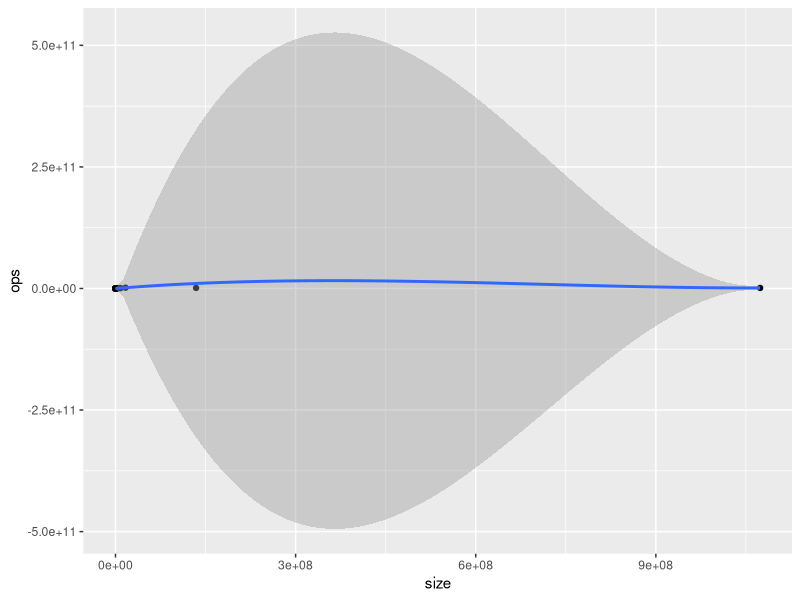
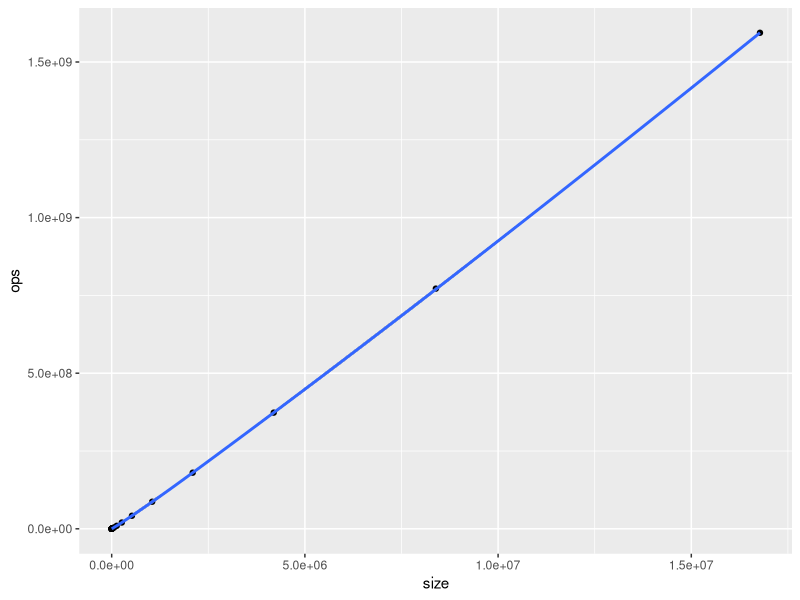
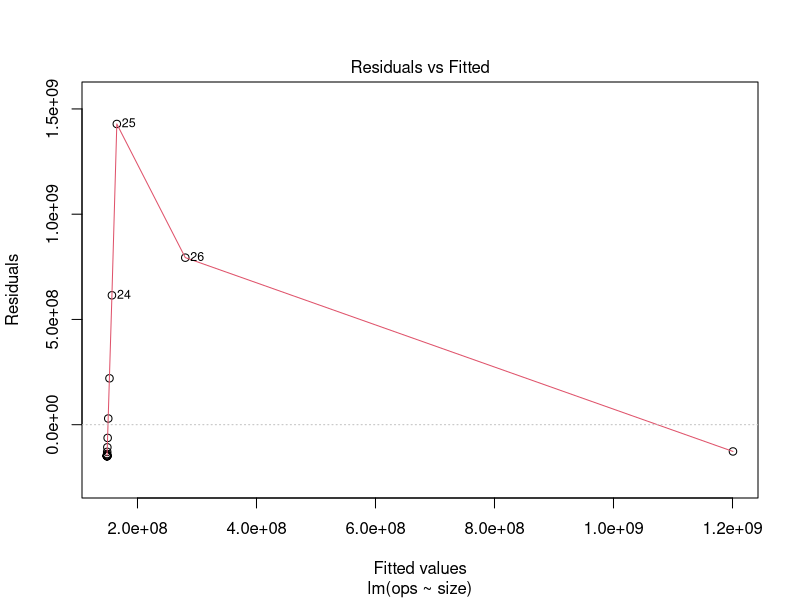
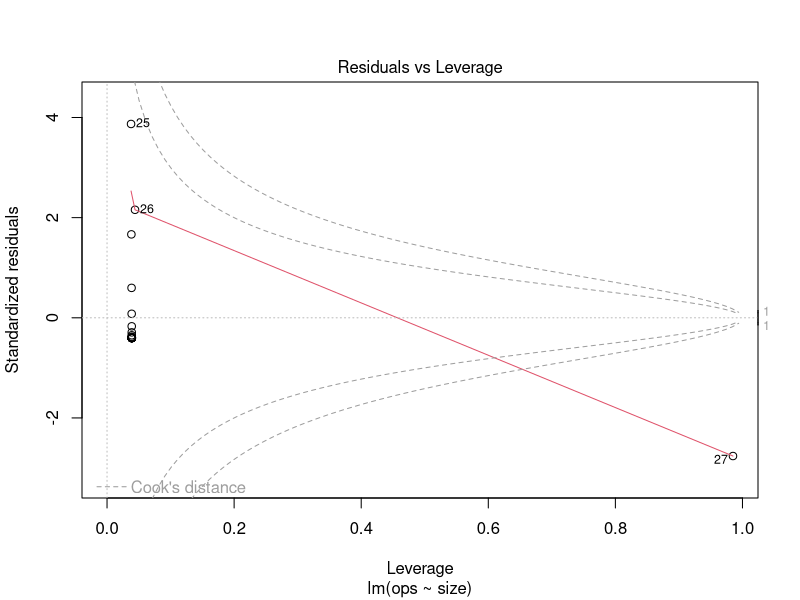
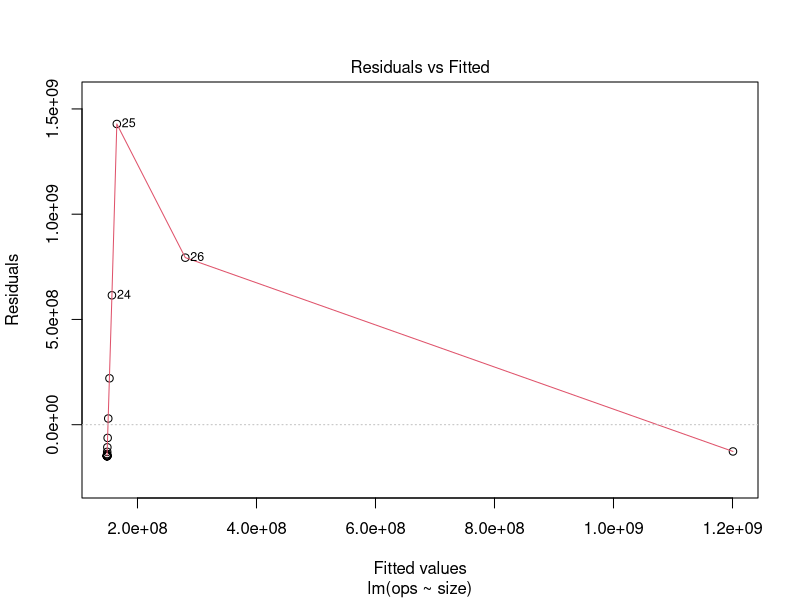
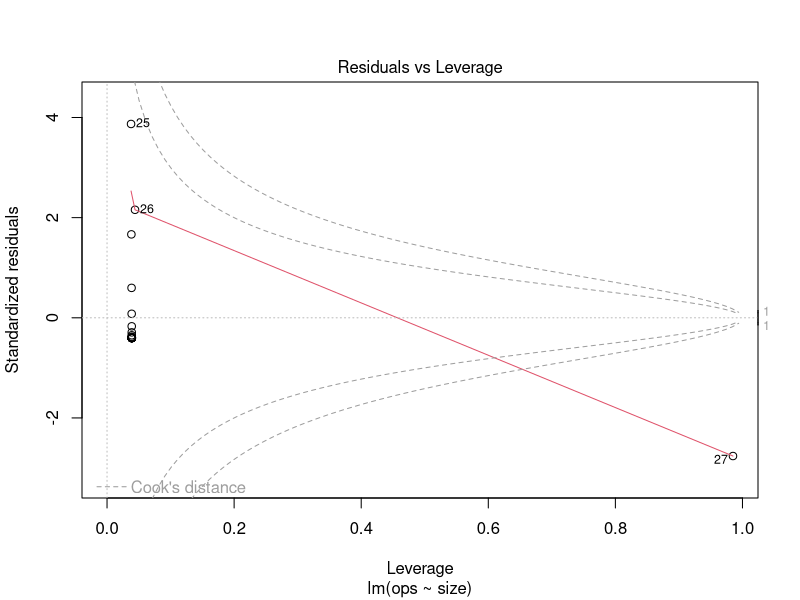
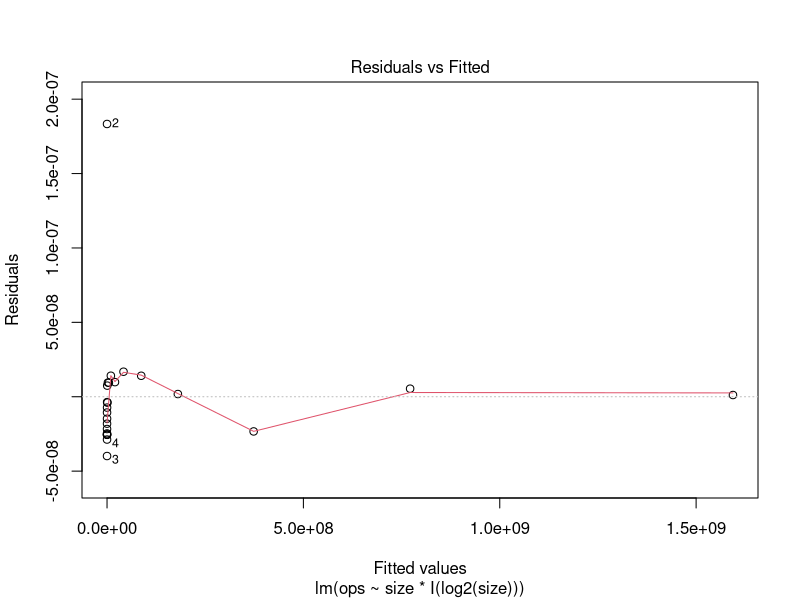
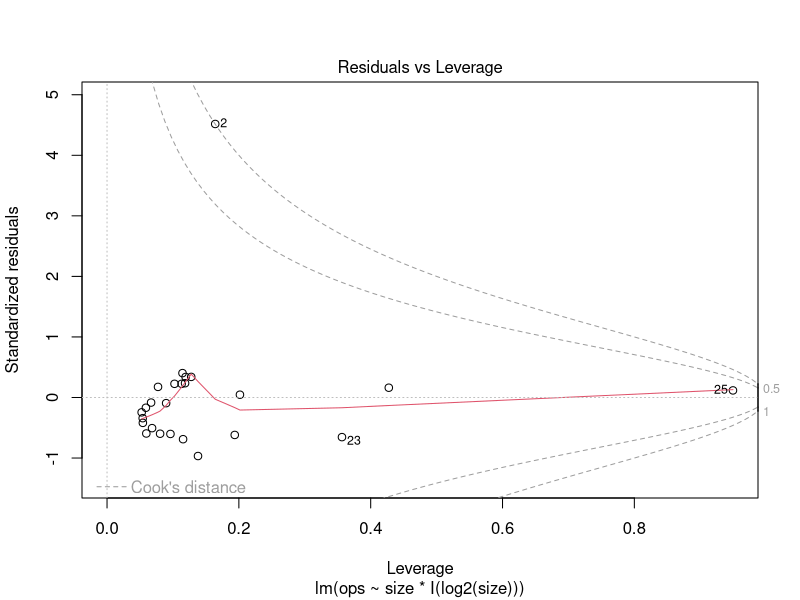

Write R code to recreate these figures, in order.
library(tidyverse)

dat <- read.csv(file = "pattern.csv", col.names = c("size", "ops"))
head(dat)

# Remove overflowed integers.
# Compiled with -fwrapv on gcc.
dat <- filter(dat, ops >= 0)
head(dat)
summary(dat)

ggplot(dat, aes(x = size, y = ops)) +
  geom_point() +
  geom_smooth()

# Zoom in at the expense of losing data.
ggplot(filter(dat, size < 1e8), aes(x = size, y = ops)) +
  geom_point() +
  geom_smooth()
# This is way better.

# Graph looks linear.
# Trying to fit a simple line.
fit <- lm(ops ~ size, data = dat)
summary(fit)
plot(fit, which = 1)
plot(fit, which = 5)
# Doesn't look very good.

# Remove outlier #30 and try again.
dat <- dat[-30, ]
fit <- lm(ops ~ size, data = dat)
summary(fit)
plot(fit, which = 1)
plot(fit, which = 5)

# Plots and coefficients are still weird, try filtering and add terms.
# Adding log as algorithm apparently halves n on each recursion.
dat <- filter(dat, size < 1e8)
fit <- lm(ops ~ size * I(log2(size)), data = dat)
summary(fit)
plot(fit, which = 1)
plot(fit, which = 5)
# Plots look better.
# Model fits perfectly.
# Coefficients are reasonable.


# Try a different approach.
# Log transform.
newdat <- mutate(dat, logSize = log2(size), logOps = log2(ops))
newdat <- filter(newdat, logSize < 25)
ggplot(newdat, aes(x = logSize, y = logOps)) +
  geom_point() +
  geom_smooth()
